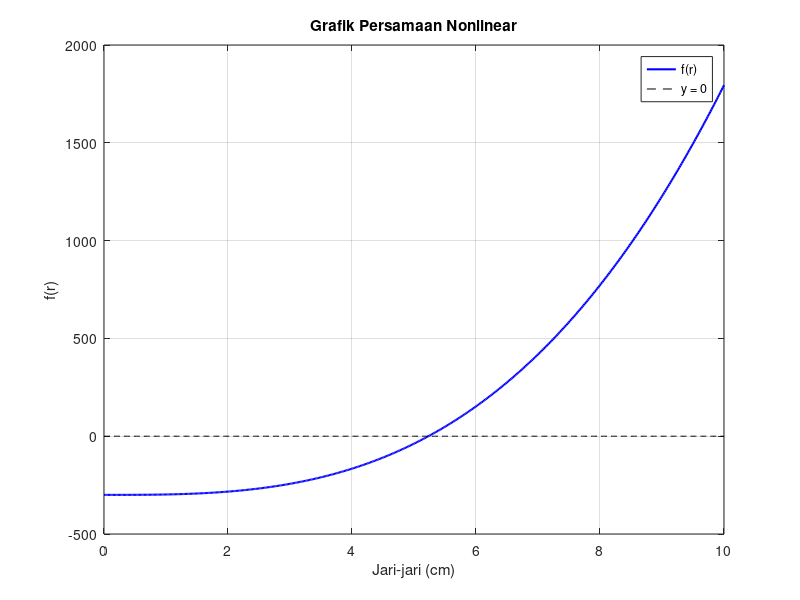

Here is the MATLAB script that generated this plot:
%L0325025_FIRLISYAWALA

function Kasus3
    clc;
    clear;
    close all;

    % Persamaan nonlinear
    f = @(r) (2/3)*pi*r.^3 - 300;

    % Membuat grafik untuk menentukan interval awal
    r = linspace(0,10,500);
    y = f(r);

    figure;
    plot(r,y,'b','LineWidth',1.5);
    hold on;
    plot(r,zeros(size(r)),'k--');
    grid on;
    xlabel('Jari-jari (cm)');
    ylabel('f(r)');
    title('Grafik Persamaan Nonlinear');
    legend('f(r)','y = 0','Location','best');
    hold off;

    % Parameter metode
    a = 0;
    b = 10;
    maks_iterasi = 100;
    toleransi = 1e-6;

    % Metode Biseksi
    fprintf('\n=== METODE BISEKSI ===\n');
    tic;
    akar_biseksi = Biseksi(f,a,b,maks_iterasi,toleransi);
    waktu_biseksi = toc;
    fprintf('Akar Biseksi = %.6f cm\n',akar_biseksi);
    fprintf('Waktu eksekusi = %.6f detik\n',waktu_biseksi);

    % Metode Regula Falsi
    fprintf('\n=== METODE REGULA FALSI ===\n');
    tic;
    akar_regula = RegulaFalsi(f,a,b,maks_iterasi,toleransi);
    waktu_regula = toc;
    fprintf('Akar Regula Falsi = %.6f cm\n',akar_regula);
    fprintf('Waktu eksekusi = %.6f detik\n',waktu_regula);
end

function akar = Biseksi(f,a,b,maks_iterasi,toleransi)
    if f(a)*f(b) >= 0
        error('Interval tidak memenuhi syarat metode Biseksi.');
    end

    for i = 1:maks_iterasi
        c = (a+b)/2;
        fc = f(c);

        fprintf('Iterasi %d: a=%.6f, b=%.6f, c=%.6f, f(c)=%.6f\n', ...
            i,a,b,c,fc);

        if abs(fc) < toleransi || (b-a)/2 < toleransi
            akar = c;
            return;
        end

        if f(a)*fc < 0
            b = c;
        else
            a = c;
        end
    end

    akar = (a+b)/2;
end

function akar = RegulaFalsi(f,a,b,maks_iterasi,toleransi)
    if f(a)*f(b) >= 0
        error('Interval tidak memenuhi syarat metode Regula Falsi.');
    end

    c_lama = a;

    for i = 1:maks_iterasi
        c = (a*f(b)-b*f(a))/(f(b)-f(a));
        fc = f(c);

        fprintf('Iterasi %d: a=%.6f, b=%.6f, c=%.6f, f(c)=%.6f\n', ...
            i,a,b,c,fc);

        if abs(fc) < toleransi || abs(c-c_lama) < toleransi
            akar = c;
            return;
        end

        if f(a)*fc < 0
            b = c;
        else
            a = c;
        end

        c_lama = c;
    end

    akar = c;
end
